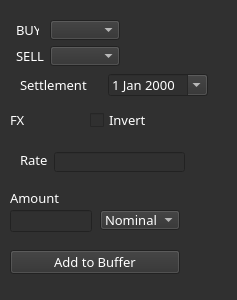
<?xml version="1.0" encoding="UTF-8"?>
<ui version="4.0">
 <class>Form</class>
 <widget class="QWidget" name="Form">
  <property name="geometry">
   <rect>
    <x>0</x>
    <y>0</y>
    <width>237</width>
    <height>300</height>
   </rect>
  </property>
  <property name="windowTitle">
   <string>FX Manager</string>
  </property>
  <property name="styleSheet">
   <string notr="true">background-color: rgb(48, 48, 48);
font: 10pt &quot;Bloomberg Prop Unicode N&quot;;
color: rgb(255, 255, 255);
</string>
  </property>
  <widget class="QLabel" name="label">
   <property name="geometry">
    <rect>
     <x>16</x>
     <y>20</y>
     <width>23</width>
     <height>20</height>
    </rect>
   </property>
   <property name="font">
    <font>
     <family>Bloomberg Prop Unicode N</family>
     <pointsize>10</pointsize>
    </font>
   </property>
   <property name="styleSheet">
    <string notr="true">color: rgb(255, 255, 255);</string>
   </property>
   <property name="text">
    <string>BUY</string>
   </property>
  </widget>
  <widget class="QComboBox" name="comboBoxSELL">
   <property name="geometry">
    <rect>
     <x>50</x>
     <y>46</y>
     <width>70</width>
     <height>20</height>
    </rect>
   </property>
   <property name="maximumSize">
    <size>
     <width>70</width>
     <height>16777215</height>
    </size>
   </property>
   <property name="font">
    <font>
     <family>Bloomberg Prop Unicode N</family>
     <pointsize>10</pointsize>
     <weight>50</weight>
     <italic>false</italic>
     <bold>false</bold>
    </font>
   </property>
   <property name="styleSheet">
    <string notr="true">color: rgb(255, 255, 255);</string>
   </property>
  </widget>
  <widget class="QLabel" name="label_2">
   <property name="geometry">
    <rect>
     <x>16</x>
     <y>46</y>
     <width>28</width>
     <height>20</height>
    </rect>
   </property>
   <property name="font">
    <font>
     <family>Bloomberg Prop Unicode N</family>
     <pointsize>10</pointsize>
    </font>
   </property>
   <property name="styleSheet">
    <string notr="true">color: rgb(255, 255, 255);</string>
   </property>
   <property name="text">
    <string>SELL</string>
   </property>
  </widget>
  <widget class="QComboBox" name="comboBoxBUY">
   <property name="geometry">
    <rect>
     <x>50</x>
     <y>20</y>
     <width>70</width>
     <height>20</height>
    </rect>
   </property>
   <property name="maximumSize">
    <size>
     <width>70</width>
     <height>16777215</height>
    </size>
   </property>
   <property name="font">
    <font>
     <family>Bloomberg Prop Unicode N</family>
     <pointsize>10</pointsize>
     <weight>50</weight>
     <italic>false</italic>
     <bold>false</bold>
    </font>
   </property>
   <property name="styleSheet">
    <string notr="true">color: rgb(255, 255, 255);</string>
   </property>
  </widget>
  <widget class="QLabel" name="labelRate">
   <property name="geometry">
    <rect>
     <x>10</x>
     <y>110</y>
     <width>71</width>
     <height>20</height>
    </rect>
   </property>
   <property name="font">
    <font>
     <family>Bloomberg Prop Unicode N</family>
     <pointsize>10</pointsize>
    </font>
   </property>
   <property name="styleSheet">
    <string notr="true">color: rgb(255, 255, 255);</string>
   </property>
   <property name="text">
    <string>FX</string>
   </property>
  </widget>
  <widget class="QCheckBox" name="checkBoxInvert">
   <property name="geometry">
    <rect>
     <x>90</x>
     <y>110</y>
     <width>134</width>
     <height>20</height>
    </rect>
   </property>
   <property name="font">
    <font>
     <family>Bloomberg Prop Unicode N</family>
     <pointsize>10</pointsize>
    </font>
   </property>
   <property name="styleSheet">
    <string notr="true">color: rgb(255, 255, 255);</string>
   </property>
   <property name="text">
    <string>Invert</string>
   </property>
  </widget>
  <widget class="QLineEdit" name="lineEditRate">
   <property name="geometry">
    <rect>
     <x>54</x>
     <y>152</y>
     <width>131</width>
     <height>20</height>
    </rect>
   </property>
   <property name="maximumSize">
    <size>
     <width>150</width>
     <height>16777215</height>
    </size>
   </property>
   <property name="font">
    <font>
     <family>Bloomberg Prop Unicode N</family>
     <pointsize>10</pointsize>
     <weight>50</weight>
     <italic>false</italic>
     <bold>false</bold>
    </font>
   </property>
   <property name="styleSheet">
    <string notr="true">color: rgb(255, 255, 255);</string>
   </property>
  </widget>
  <widget class="QLabel" name="label_6">
   <property name="geometry">
    <rect>
     <x>10</x>
     <y>190</y>
     <width>61</width>
     <height>16</height>
    </rect>
   </property>
   <property name="font">
    <font>
     <family>Bloomberg Prop Unicode N</family>
     <pointsize>10</pointsize>
     <weight>50</weight>
     <italic>false</italic>
     <bold>false</bold>
    </font>
   </property>
   <property name="styleSheet">
    <string notr="true">color: rgb(255, 255, 255);</string>
   </property>
   <property name="text">
    <string>Amount</string>
   </property>
  </widget>
  <widget class="QLabel" name="label_3">
   <property name="geometry">
    <rect>
     <x>20</x>
     <y>150</y>
     <width>27</width>
     <height>20</height>
    </rect>
   </property>
   <property name="font">
    <font>
     <family>Bloomberg Prop Unicode N</family>
     <pointsize>10</pointsize>
     <weight>50</weight>
     <italic>false</italic>
     <bold>false</bold>
    </font>
   </property>
   <property name="styleSheet">
    <string notr="true">color: rgb(255, 255, 255);</string>
   </property>
   <property name="text">
    <string>Rate</string>
   </property>
  </widget>
  <widget class="QComboBox" name="comboBoxBase">
   <property name="geometry">
    <rect>
     <x>100</x>
     <y>210</y>
     <width>80</width>
     <height>20</height>
    </rect>
   </property>
   <property name="maximumSize">
    <size>
     <width>80</width>
     <height>16777215</height>
    </size>
   </property>
   <property name="font">
    <font>
     <family>Bloomberg Prop Unicode N</family>
     <pointsize>10</pointsize>
    </font>
   </property>
   <property name="styleSheet">
    <string notr="true">color: rgb(255, 255, 255);</string>
   </property>
   <item>
    <property name="text">
     <string>Nominal</string>
    </property>
   </item>
   <item>
    <property name="text">
     <string>%</string>
    </property>
   </item>
   <item>
    <property name="text">
     <string>bps</string>
    </property>
   </item>
  </widget>
  <widget class="QDateEdit" name="dateEdit">
   <property name="geometry">
    <rect>
     <x>108</x>
     <y>74</y>
     <width>100</width>
     <height>22</height>
    </rect>
   </property>
   <property name="maximumSize">
    <size>
     <width>100</width>
     <height>16777215</height>
    </size>
   </property>
   <property name="font">
    <font>
     <family>Bloomberg Prop Unicode N</family>
     <pointsize>10</pointsize>
    </font>
   </property>
   <property name="styleSheet">
    <string notr="true">color: rgb(255, 255, 255);
</string>
   </property>
   <property name="calendarPopup">
    <bool>true</bool>
   </property>
  </widget>
  <widget class="QLineEdit" name="editAmount">
   <property name="geometry">
    <rect>
     <x>10</x>
     <y>210</y>
     <width>82</width>
     <height>22</height>
    </rect>
   </property>
   <property name="font">
    <font>
     <family>Bloomberg Prop Unicode N</family>
     <pointsize>10</pointsize>
    </font>
   </property>
   <property name="styleSheet">
    <string notr="true">color: rgb(255, 255, 255);</string>
   </property>
  </widget>
  <widget class="QLabel" name="label_5">
   <property name="geometry">
    <rect>
     <x>20</x>
     <y>74</y>
     <width>82</width>
     <height>22</height>
    </rect>
   </property>
   <property name="font">
    <font>
     <family>Bloomberg Prop Unicode N</family>
     <pointsize>10</pointsize>
     <weight>50</weight>
     <italic>false</italic>
     <bold>false</bold>
    </font>
   </property>
   <property name="styleSheet">
    <string notr="true">color: rgb(255, 255, 255);</string>
   </property>
   <property name="text">
    <string>Settlement</string>
   </property>
  </widget>
  <widget class="QPushButton" name="pushButtonAddToBuffer">
   <property name="geometry">
    <rect>
     <x>10</x>
     <y>250</y>
     <width>170</width>
     <height>24</height>
    </rect>
   </property>
   <property name="font">
    <font>
     <family>Bloomberg Prop Unicode N</family>
     <pointsize>10</pointsize>
    </font>
   </property>
   <property name="styleSheet">
    <string notr="true">color: rgb(255, 255, 255);</string>
   </property>
   <property name="text">
    <string>Add to Buffer</string>
   </property>
  </widget>
 </widget>
 <resources/>
 <connections/>
</ui>
